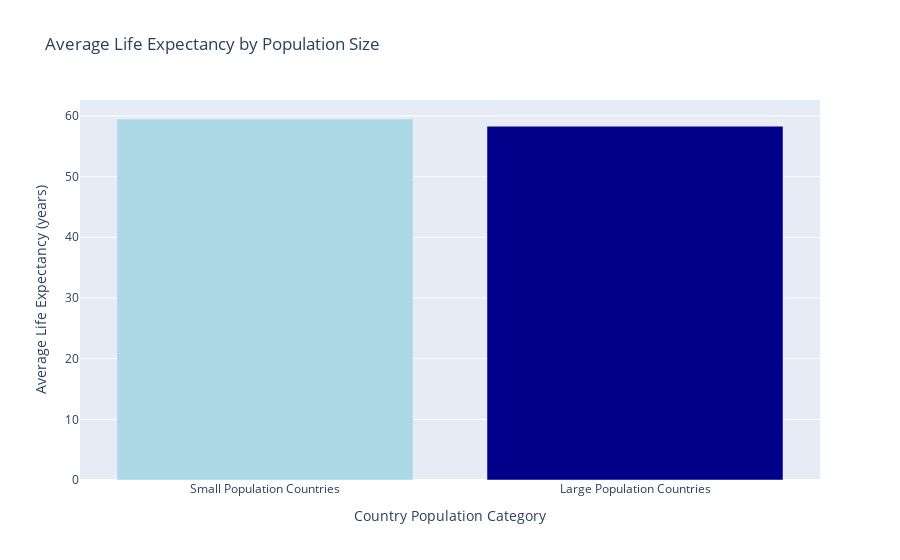

The code cell stored with this chart in its notebook:
### Code cell
# Compare life expectancy in small versus large countries

# Group the data based on whether population is greater than 300,000,000
ans4 = gapminder.groupby(gapminder['pop'] > 300_000_000)['lifeExp'].mean()
# First, let's create a DataFrame from ans4 with more descriptive labels
df = pd.DataFrame({
    'Population Category': ['Small Population Countries', 'Large Population Countries'],
    'Average Life Expectancy': ans4.values
})

# Now, create the bar plot
fig = px.bar(df, 
             x='Population Category', 
             y='Average Life Expectancy',
             title='Average Life Expectancy by Population Size',
             labels={'Average Life Expectancy': 'Life Expectancy (years)'},
             color='Population Category',
             color_discrete_map={
                 'Small Population Countries': 'lightblue',
                 'Large Population Countries': 'darkblue'
             })

# Customize the layout
fig.update_layout(
    xaxis_title='Country Population Category',
    yaxis_title='Average Life Expectancy (years)',
    showlegend=False
)

# Display the plot
fig.show()

### Figure 1 — Plotly figure (JSON) as saved in the notebook; plotly's stock layout.template omitted (floating-point values rounded to 4 significant figures)
{"data": [{"alignmentgroup": "True", "hovertemplate": "Population Category=%{x}<br>Life Expectancy (years)=%{y}<extra></extra>", "legendgroup": "Small Population Countries", "marker": {"color": "lightblue", "pattern": {"shape": ""}}, "name": "Small Population Countries", "offsetgroup": "Small Population Countries", "orientation": "v", "showlegend": true, "textposition": "auto", "type": "bar", "x": ["Small Population Countries"], "xaxis": "x", "y": [59.49], "yaxis": "y"}, {"alignmentgroup": "True", "hovertemplate": "Population Category=%{x}<br>Life Expectancy (years)=%{y}<extra></extra>", "legendgroup": "Large Population Countries", "marker": {"color": "darkblue", "pattern": {"shape": ""}}, "name": "Large Population Countries", "offsetgroup": "Large Population Countries", "orientation": "v", "showlegend": true, "textposition": "auto", "type": "bar", "x": ["Large Population Countries"], "xaxis": "x", "y": [58.31], "yaxis": "y"}], "layout": {"autosize": true, "barmode": "relative", "legend": {"title": {"text": "Population Category"}, "tracegroupgap": 0}, "showlegend": false, "title": {"text": "Average Life Expectancy by Population Size"}, "xaxis": {"anchor": "y", "autorange": true, "categoryarray": ["Small Population Countries", "Large Population Countries"], "categoryorder": "array", "domain": [0, 1], "range": [-0.5, 1.5], "title": {"text": "Country Population Category"}, "type": "category"}, "yaxis": {"anchor": "x", "autorange": true, "domain": [0, 1], "range": [0, 62.62], "title": {"text": "Average Life Expectancy (years)"}, "type": "linear"}}}
